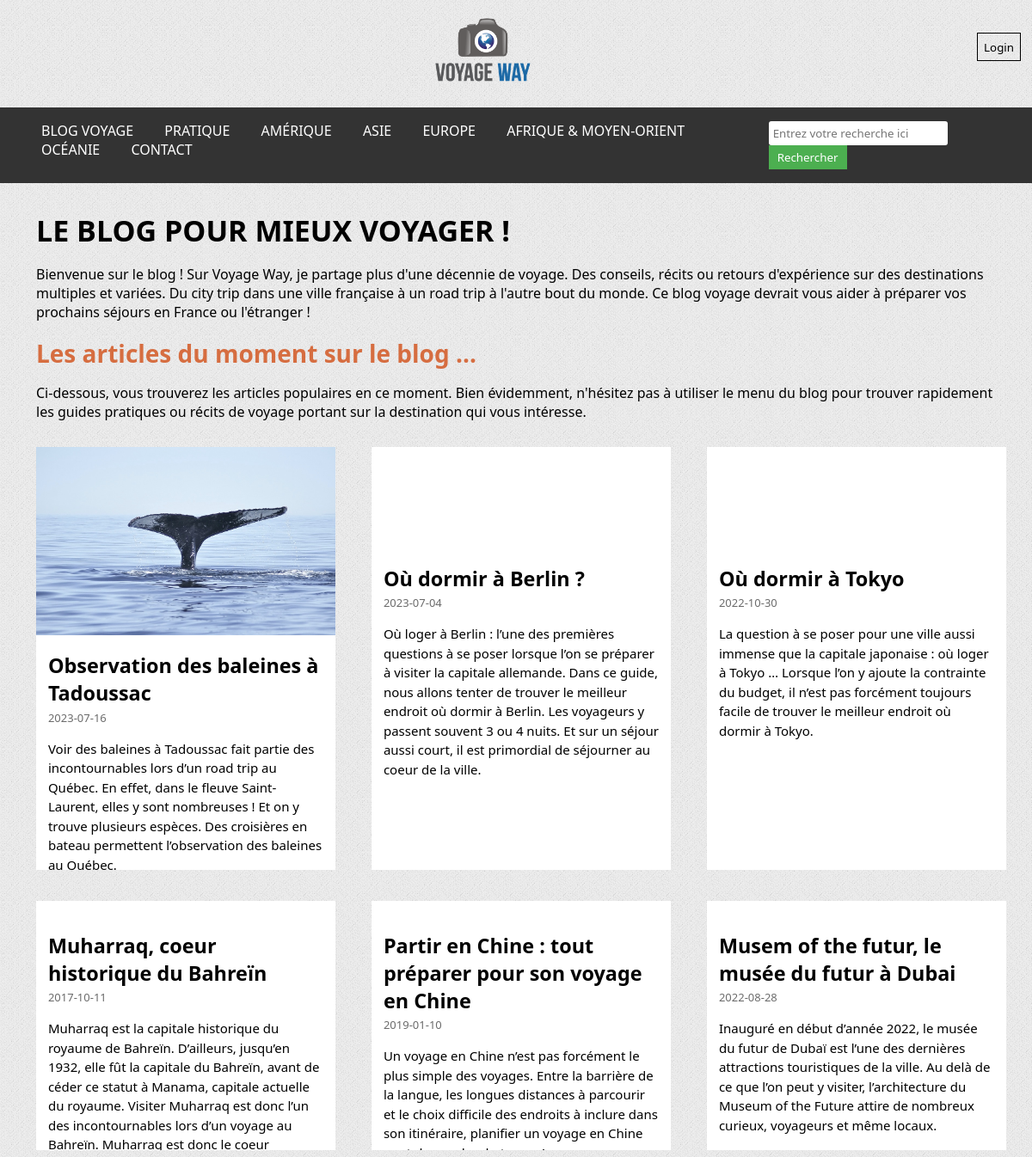
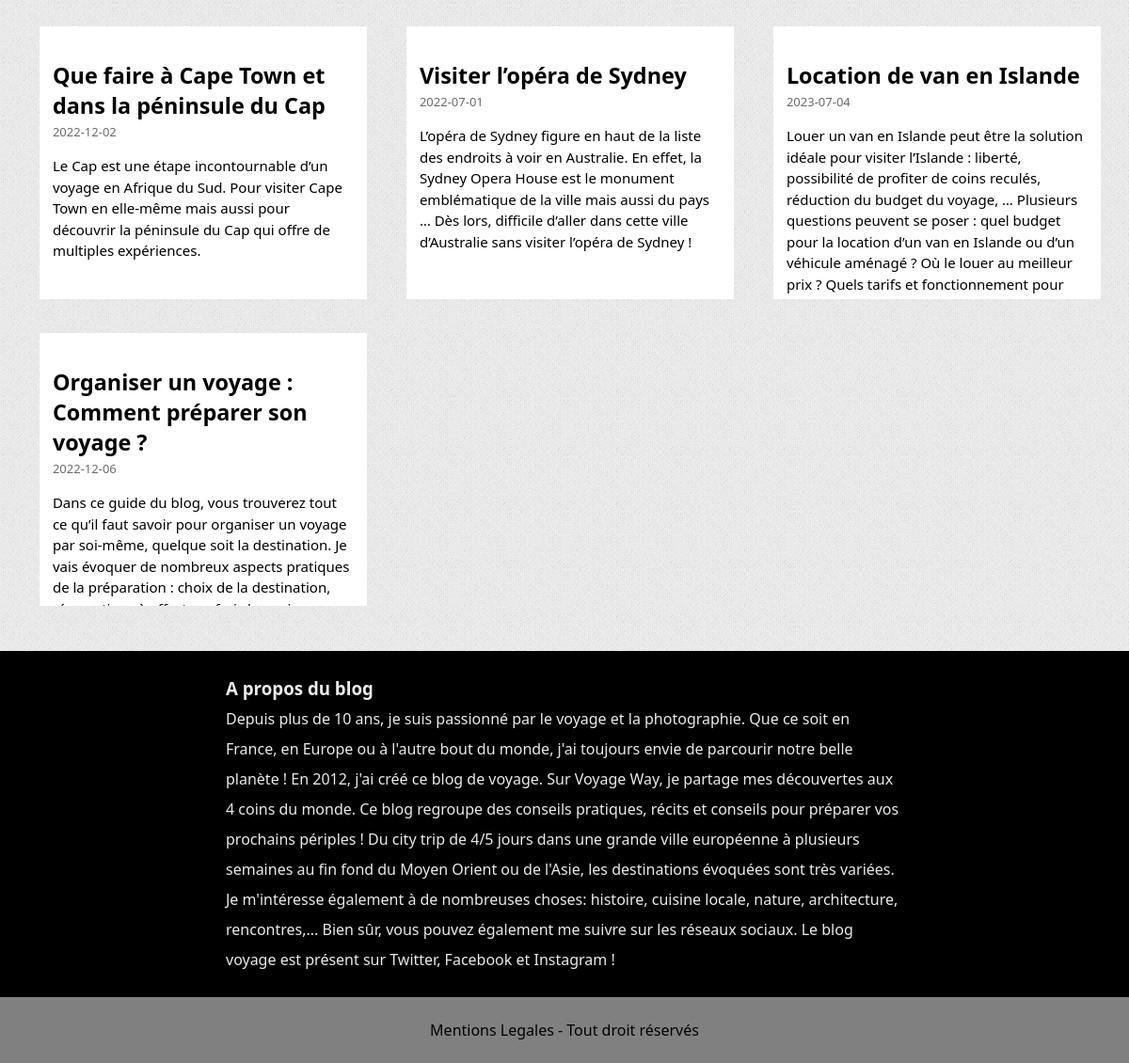
The page / on the database its author committed (2 pictures, top to bottom).
### tables this page shows
CREATE TABLE IF NOT EXISTS `categorie` (
  `id_categorie` int(11) NOT NULL AUTO_INCREMENT,
  `nom` varchar(50) NOT NULL,
  `titre` varchar(100) NOT NULL,
  `description` varchar(500) NOT NULL,
  `continent` varchar(50) NOT NULL,
  PRIMARY KEY (`id_categorie`)
);

CREATE TABLE IF NOT EXISTS `article` (
  `id_article` int(11) NOT NULL AUTO_INCREMENT,
  `titre` varchar(90) NOT NULL,
  `date` date NOT NULL,
  `photo_principale` varchar(255) NOT NULL,
  `resume` varchar(1000) NOT NULL,
  `sous_titre_1` varchar(100) NOT NULL,
  `contenu_1` text NOT NULL,
  `photo_1` varchar(255) NOT NULL,
  `sous_titre_2` varchar(90) NOT NULL,
  `contenu_2` text NOT NULL,
  `photo_2` varchar(255) NOT NULL,
  `sous_titre_3` varchar(90) NOT NULL,
  `photo_3` varchar(255) NOT NULL,
  `contenu_3` text NOT NULL,
  `categorie` int(11) NOT NULL,
  `sous-categorie` varchar(60) NOT NULL,
  PRIMARY KEY (`id_article`),
  KEY `FK_id_categorie_article` (`categorie`)
);

### components/connexion.php (called while the page is built, shortened)
<?php
    class MaConnexion {
        private $Connection;
        public function __construct($NewDatabaseName, $NewUser, $NewPassword, $NewHost)
        {
            $this->DatabaseName = $NewDatabaseName;
            $this->User = $NewUser;
            $this->Password = $NewPassword;
            $this->Host = $NewHost;
            try {
                $DataSourceName = "mysql:host=$this->Host;dbname=$this->DatabaseName;charset=utf8mb4";
                $this->Connection = new PDO($DataSourceName, $this->User, $this->Password);
                $this->Connection->setAttribute(PDO::ATTR_ERRMODE, PDO::ERRMODE_EXCEPTION);
            } catch (PDOException $e) {
                echo "Erreur: " . $e->getMessage();
            }
        }
        public function select($Table, $Column, $ConditionField = 1)
        {
            try {
                $SQLQueryString = "SELECT $Column FROM $Table WHERE $ConditionField";
                $Result = $this->Connection->query($SQLQueryString);
                return $Result->fetchAll(PDO::FETCH_ASSOC);
            } catch (PDOException $e) {
                echo "Erreur: " . $e->getMessage();
                return false;
            }
        }
    }
?>

### index.php (the view, shortened to what this page needs)
<?php
    require_once("components/connexion.php");
    $DatabaseName = "viaje";
    $NewConnection = new MaConnexion($DatabaseName, "root", "", "localhost");
    $Result = $NewConnection->select("article", "*");
?>
<!DOCTYPE html>
<html lang="en">
<head>
    <link rel="stylesheet" href="style.css">
</head>
<body>
    <header>
        <?php include_once './components/navbar.php' ?>
    </header>
    <main>
        <section class="entete">
            <h1 class="titre">Le blog pour mieux voyager !</h1>
            <p class="presentation">
                Bienvenue sur le blog ! Sur Voyage Way, je partage plus d'une décennie de voyage. Des conseils, récits ou retours d'expérience sur des destinations multiples et variées. Du city trip dans une ville française à un road trip à l'autre bout du monde. Ce blog voyage devrait vous aider à préparer vos prochains séjours en France ou l'étranger !
            </p>
            <h2>Les articles du moment sur le blog ...</h2>
            <p class="presentation">
                Ci-dessous, vous trouverez les articles populaires en ce moment. Bien évidemment, n'hésitez pas à utiliser le menu du blog pour trouver rapidement les guides pratiques ou récits de voyage portant sur la destination qui vous intéresse.
            </p>
        </section>
        <section class="card-container">
            <?php
            foreach($Result as $display){
                echo
                '<div class="card">
                    <div>
                        <img src="' .$display['photo_principale']. '" class="card-image" alt="">
                    </div>
                    <div class= "card-text">
                        <a href="article.php?id_article=' . $display['id_article'] . '" class="card-title"><h3>' . $display['titre'] . '</h3></a>
                        <p class="date">' . $display['date'] . '</p>
                        <p class="resume">' . $display['resume'] . '</p>
                    </div>
                </div>';
            }
            ?>
        </section>
    </main>
<footer>
    <?php include_once './components/footer.php' ?>
</footer>
</body>
</html>

### components/navbar.php (shortened to what this page needs)
<?php
    require_once("./components/connexion.php");
    $NewConnection = new MaConnexion("viaje", "root", "", "localhost");
    $IsUserLoggedIn = isset($_SESSION['CurrentUser']);
?>
<link rel="stylesheet" href="https://cdnjs.cloudflare.com/ajax/libs/font-awesome/6.4.0/css/all.min.css" />
<div id="SiteHead">
    <a z-index="1" href="index.php"><img id="Blazon" class="logo" src="./images/icons_site_main.png" alt="L'image principale du site">
    </a>
    <div z-index="2" class="float-login">
        <?php if ($IsUserLoggedIn): $UserIcon = './images/icons_user_role_' . $_SESSION['UserRole'] . '.png';
            ?>
            <form method="POST" action="controller.php"><input type="submit" name="Intention" value="Logout" class="ConnexionButtons" ></form>
            <img src=<?php echo '"' . $UserIcon . '"'; ?> alt="User Role Image" style="width: 32px; height: 32px;">
        <?php else: ?>
            <button class="ConnexionButtons" onclick="window.location='./login.php'">Login</button>
        <?php endif ?>
    </div>
</div>
<nav class="navbar">
    <div class="topnav" id="myTopnav">
        <a href="./index.php">BLOG VOYAGE</a>
        <div class="dropdown">
            <?php $Nav = $NewConnection->select("categorie", "*", "continent= 'Pratique'");
           foreach ($Nav as $display) {
                echo'<a href="categorie.php?id_categorie='. $display['id_categorie']. '">' .$display['nom'] . '</a>';
                }
            ?>
        </div>
        <div class="dropdown">
            <a href="#">AMÉRIQUE</a>
        </div>
        <div class="dropdown">
            <a href="#">ASIE</a>
        </div>
        <div class="dropdown">
            <a href="#">EUROPE</a>
        </div>
        <div class="dropdown">
            <a href="#">AFRIQUE &amp; MOYEN-ORIENT</a>
        </div>
        <div class="dropdown">
            <a href="#">OCÉANIE</a>
                <?php $Nav = $NewConnection->select("categorie", "*", "continent= 'Océanie'");
                ?>
        </div>
        <div class="dropdown">
            <a href="./contact.php">CONTACT</a>
        </div>
    </div>
    <div class="topnav" id="search">
        <form method="GET" action="recherche.php">
            <input type="text" name="search_query" id="search_query" placeholder="Entrez votre recherche ici">
            <button type="submit">Rechercher</button>
        </form>
    </div>
</nav>

### components/footer.php
<div>
    <h3>A propos du blog</h3>
    <p>Depuis plus de 10 ans, je suis passionné par le voyage et la photographie. Que ce soit en France, en Europe ou à l'autre bout du monde, j'ai toujours envie de parcourir notre belle planète ! En 2012, j'ai créé ce blog de voyage.
    Sur Voyage Way, je partage mes découvertes aux 4 coins du monde. Ce blog regroupe des conseils pratiques, récits et conseils pour préparer vos prochains périples ! Du city trip de 4/5 jours dans une grande ville européenne à plusieurs semaines au fin fond du Moyen Orient ou de l'Asie, les destinations évoquées sont très variées. Je m'intéresse également à de nombreuses choses: histoire, cuisine locale, nature, architecture, rencontres,...
    Bien sûr, vous pouvez également me suivre sur les réseaux sociaux. Le blog voyage est présent sur Twitter, Facebook et Instagram !
    </p>
</div>
<div>
    Mentions Legales - Tout droit réservés
</div>

### style.css (style rules this page uses)
* { font-family: "Segoe UI", Helvetica, Arial, sans-serif, "Apple Color Emoji", "Segoe UI Emoji", "Segoe UI Symbol"; padding: 0; margin: 0; }
body { display: flex; flex-direction: column; background-image: url('./images/body-bg1.png'); background-color: #f0f0f0; }
header { display: flex; flex-direction: column; }
header #Blazon { height: 100%; width: 10%; margin-top: 1em; }
header nav { margin-top: 1em; margin-bottom: 2em; }
header #SiteHead { display: inline-flex; text-align: center; align-items: center; }
header #SiteHead > a { width: 100%; }
header .ConnexionButtons { border-radius: 0; padding: 0.5em; margin-left: 1em; margin-right: 1em; background-color: transparent; border: 1px solid #000; cursor: pointer; }
footer div { display: block; padding-left: 20%; padding-right: 20%; padding-top: 1.5em; padding-bottom: 1.5em; }
footer div:first-child { background-color: #000; color: #ebe9ea; line-height: 2em; }
footer div:last-child { background-color: grey; text-align: center; }
.card-container { display: flex; justify-content: flex-start; flex-wrap: wrap; padding: 1% 0 ; }
.card { display: grid; justify-items: center; width: 29%; background-color: #fff; margin-left: 3.5%; margin-bottom: 3%; }
.card-image { width: 100%; }
.card-text { padding: 4%; height: 15em; overflow: hidden; }
.card-title { color: #000; font-size: 20px; text-decoration: none; }

### index.php (style rules this page uses)
.titre { text-transform: uppercase; font-weight: bold; font-size: 34px; margin-bottom: 1.5%; }
.entete { padding: 0 3.5%; }
.entete h2 { color:#D66D40; font-size: 28px; margin-bottom: 1.5%; }
.presentation { margin-bottom: 1.6%; }
.date { color: #6B6B6B; font-size: 13px; margin-top: 1%; }
.resume { line-height: 1.5; font-size: 15px; margin-top: 5%; }

### components/navbar.php (style rules this page uses)
.logo { width: 200px; height: auto; display: block; margin: 10px auto; }
.navbar { background-color: #333; padding-top: 1em; padding-right: 3em; padding-bottom: 1em; padding-left: 3em; display: flex; position: relative; z-index: 2; }
.navbar a { color: white; font-size: 1em; margin-right: 2em; text-decoration: none; text-transform: uppercase; }
.dropdown { position: relative; display: inline-block; }
#search { display: inline-block; }
#search input[type="text"] { padding: 5px; border-radius: 3px; border: none; }
#search button { padding: 5px 10px; background-color: #4CAF50; color: white; border: none; cursor: pointer; }
.float-login { float: right; }

### rows shown on the page
categorie: nom "PRATIQUE"
article: photo_principale (picture), titre "Observation des baleines à Tadoussac", date "2023-07-16", resume "Voir des baleines à Tadoussac fait partie des incontournables lors d’un road trip au Québec. En effet, dans le fleuve Saint-Laurent, elles y sont nombreuses ! Et on y trouve plusieurs espèces. Des croisières en bateau permettent l’observation des baleines au Québec."
article: titre "Où dormir à Berlin ?", date "2023-07-04", resume "Où loger à Berlin : l’une des premières questions à se poser lorsque l’on se préparer à visiter la capitale allemande. Dans ce guide, nous allons tenter de trouver le meilleur endroit où dormir à Berlin. Les voyageurs y passent souvent 3 ou 4 nuits. Et sur un séjour aussi court, il est primordial de séjourner au coeur de la ville."
article: titre "Où dormir à Tokyo", date "2022-10-30", resume "La question à se poser pour une ville aussi immense que la capitale japonaise : où loger à Tokyo … Lorsque l’on y ajoute la contrainte du budget, il n’est pas forcément toujours facile de trouver le meilleur endroit où dormir à Tokyo."
article: titre "Muharraq, coeur historique du Bahreïn", date "2017-10-11", resume "Muharraq est la capitale historique du royaume de Bahreïn. D’ailleurs, jusqu’en 1932, elle fût la capitale du Bahreïn, avant de céder ce statut à Manama, capitale actuelle du royaume. Visiter Muharraq est donc l’un des incontournables lors d’un voyage au Bahreïn. Muharraq est donc le coeur…"
article: titre "Partir en Chine : tout préparer pour son voyage en Chine", date "2019-01-10", resume "Un voyage en Chine n’est pas forcément le plus simple des voyages. Entre la barrière de la langue, les longues distances à parcourir et le choix difficile des endroits à inclure dans son itinéraire, planifier un voyage en Chine…"
article: titre "Musem of the futur, le musée du futur à Dubai", date "2022-08-28", resume "Inauguré en début d’année 2022, le musée du futur de Dubaï est l’une des dernières attractions touristiques de la ville. Au delà de ce que l’on peut y visiter, l’architecture du Museum of the Future attire de nombreux curieux, voyageurs et même locaux."
article: titre "Que faire à Cape Town et dans la péninsule du Cap", date "2022-12-02", resume "Le Cap est une étape incontournable d’un voyage en Afrique du Sud. Pour visiter Cape Town en elle-même mais aussi pour découvrir la péninsule du Cap qui offre de multiples expériences."
article: titre "Visiter l’opéra de Sydney", date "2022-07-01", resume "L’opéra de Sydney figure en haut de la liste des endroits à voir en Australie. En effet, la Sydney Opera House est le monument emblématique de la ville mais aussi du pays … Dès lors, difficile d’aller dans cette ville d’Australie sans visiter l’opéra de Sydney !"
article: titre "Location de van en Islande", date "2023-07-04", resume "Louer un van en Islande peut être la solution idéale pour visiter l’Islande : liberté, possibilité de profiter de coins reculés, réduction du budget du voyage, … Plusieurs questions peuvent se poser : quel budget pour la location d’un van en Islande ou d’un véhicule aménagé ? Où le louer au meilleur prix ? Quels tarifs et fonctionnement pour…"
article: titre "Organiser un voyage : Comment préparer son voyage ?", date "2022-12-06", resume "Dans ce guide du blog, vous trouverez tout ce qu’il faut savoir pour organiser un voyage par soi-même, quelque soit la destination. Je vais évoquer de nombreux aspects pratiques de la préparation : choix de la destination,…"
